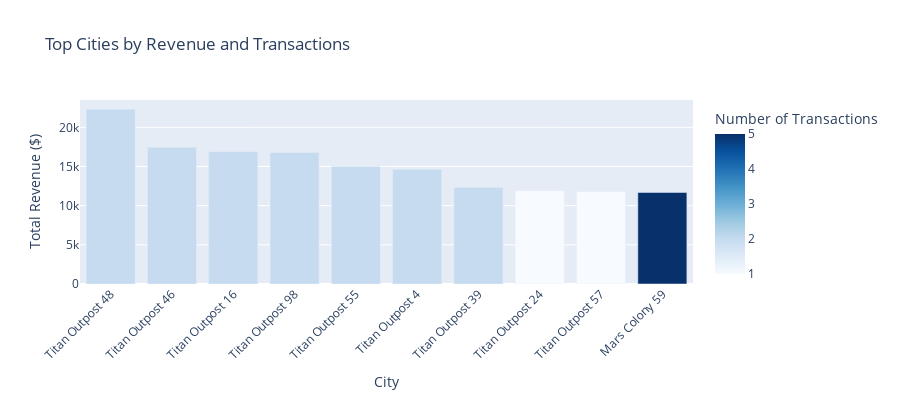
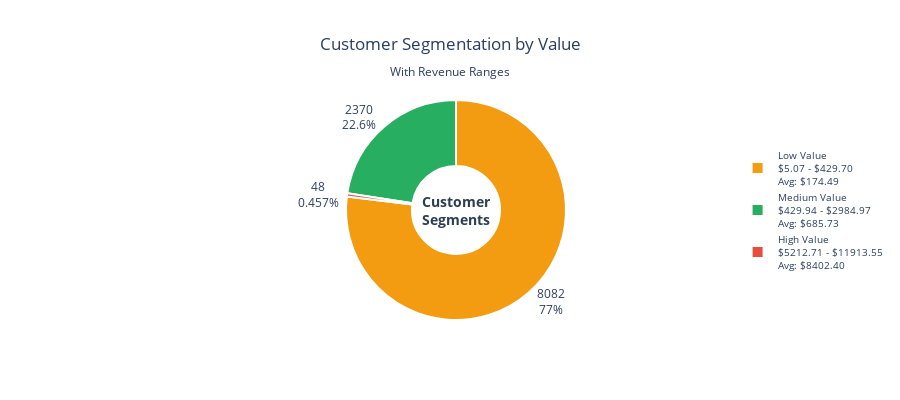
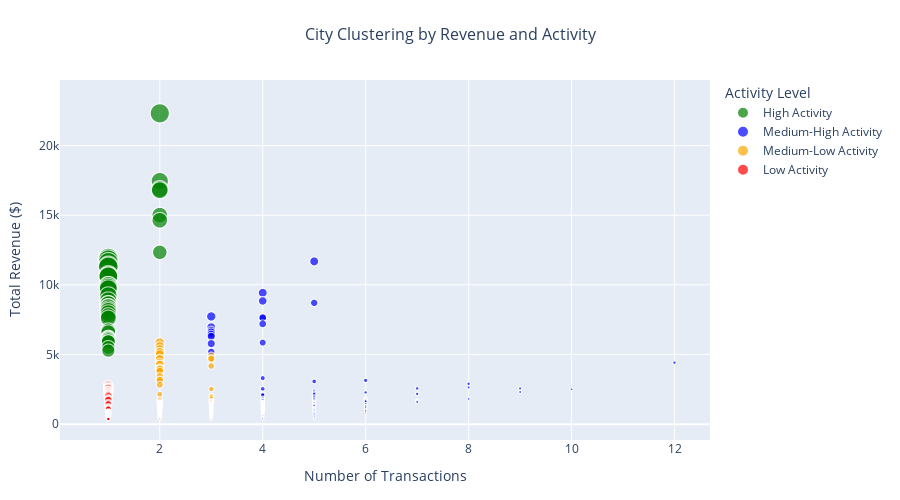
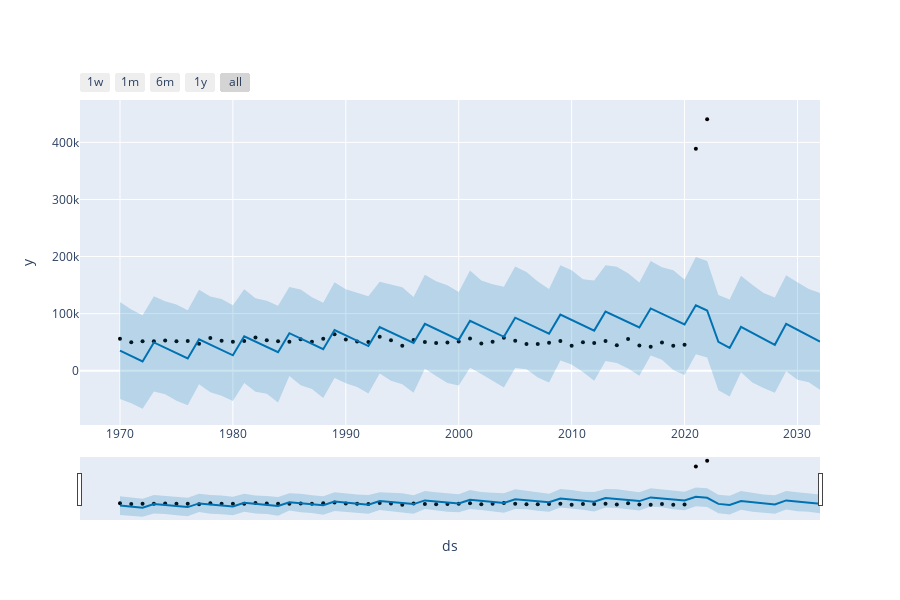

The code cell stored with these charts, in order, in its notebook:
### Code cell
def main():
    file_path = "invoices.csv"
    
    # Load and clean main data
    df = load_data(file_path)
    df = preprocess_data(df, date_column="invoice_date")
    
    # Attempt to merge with external data
    try:
        # Generate synthetic external data
        df_extra = generate_fake_extra_dataset(n_rows=500)
        
        if not df_extra.empty:
            df = fusion_dataset(df, df_extra)
            print("External dataset merged successfully.")
            print(f"Total rows: {df.shape[0]}")
            
    except Exception as e:
        print(f"Skipping external data merge: {e}")

    # Launch exploration and dashboard
    explore_data(df)
    app = create_dashboard(df) 
    app.run(debug=False)

if __name__ == "__main__":
    main()
